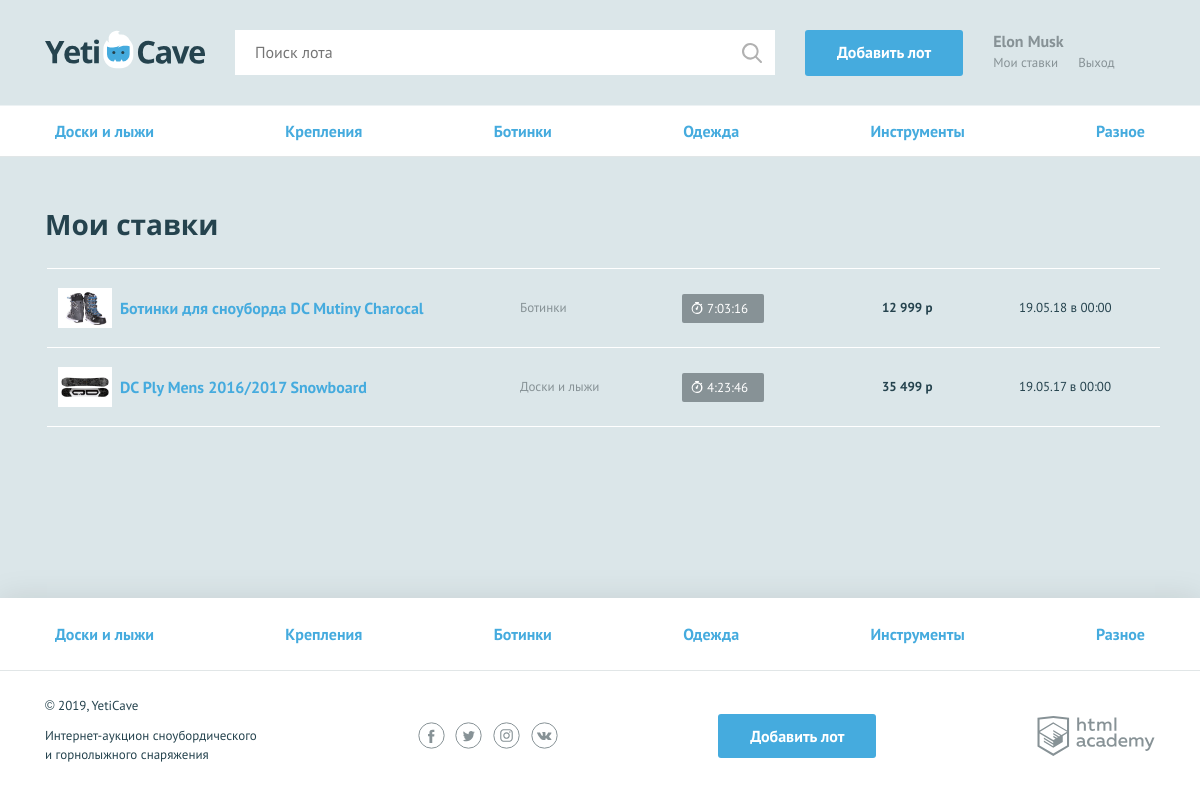
Screenshot of /my-bets.php (signed in) with the database file from the repository.
### tables this page shows
CREATE TABLE categories (
  id INT UNSIGNED NOT NULL AUTO_INCREMENT PRIMARY KEY,
  symbol CHAR(64) NOT NULL UNIQUE,
  name CHAR(64) NOT NULL 
);

CREATE TABLE bets (
  id INT UNSIGNED NOT NULL AUTO_INCREMENT PRIMARY KEY,
  item_id INT UNSIGNED NOT NULL,
  user_id INT UNSIGNED NOT NULL,
  winner_id INT UNSIGNED,
  bet_price INT UNSIGNED NOT NULL,
  ts_betted TIMESTAMP DEFAULT CURRENT_TIMESTAMP
);

CREATE TABLE items (
  id INT UNSIGNED NOT NULL AUTO_INCREMENT PRIMARY KEY,
  user_id INT UNSIGNED NOT NULL,
  category_id CHAR(64) NOT NULL,
  name CHAR(255) NOT NULL,
  description TEXT(1024) NOT NULL,
  img_url CHAR(255) NOT NULL,
  price INT NOT NULL,
  step INT UNSIGNED NOT NULL,
  ts_add TIMESTAMP DEFAULT CURRENT_TIMESTAMP,
  ts_end TIMESTAMP NOT NULL
);

### inc/functions.php (called while the page is built, shortened)
<?php
function include_template($name, array $data = [])
{
    $name = 'templates/' . $name;
    extract($data);
    include $name;
    $result = ob_get_clean();
    return $result;
}
function makePriceFormat($price)
{
    $priceFormat = ceil($price);
    if ($priceFormat >= 1000) {
        $priceFormat = number_format($price, $decimals = 0, ".", " ");
    }
    return $priceFormat;
}
function makeTimer($date)
{
    $TS_diff = strtotime($date) - time();
    $timer = '00:00';
    $timer_style = '';
    $days = floor($TS_diff / 86400);
    $hours = floor(($TS_diff % 86400) / 3600);
    $minutes = floor(($TS_diff % 3600) / 60);
    if ($hours < 10) {
        $hours = '0' . $hours;
    }
    if ($TS_diff > 86400 * 99) {
        $timer =  '99:00:00';
    }
    elseif ($TS_diff > 86400) {
        $timer =  $days . ':' . $hours . ':' . $minutes;
    }
    elseif ($TS_diff > 0) {
        $timer =  $hours . ':' . $minutes;
    }
    return ['DDHHMM' => $timer, 'style' => $timer_style];
}
function showBetTime($date)
{
    $TS_diff = time()- strtotime($date);
    $hour = floor($TS_diff / 3600);
    $minute = floor(($TS_diff % 3600) / 60);
    if ($hour > 24) {
        $bet_time = date('y.m.d \в H:i', strtotime($date));
    }
    elseif ($hour >= 1) {
        $bet_time = $hour . ' ' . getEndingWord($hour, 'час') . ' назад';
    }
    elseif ($TS_diff < 120) {
        $bet_time = 'минуту назад';
    }
    else {
        $bet_time = $minute . ' ' . getEndingWord($minute, 'минута') . ' назад';
    }
    return $bet_time;
}

### inc/queries.php (called while the page is built, shortened)
<?php
function getCategories($conn)
{
    $sql = 'SELECT * FROM categories';
    $result = mysqli_query($conn, $sql);
    return mysqli_fetch_all($result, MYSQLI_ASSOC);
}
function getBetsByUserID($conn, $user_id)
{
    $sql = "SELECT bets.*, items.name AS item_name, items.img_url, ts_end, categories.name AS category, users.contacts FROM bets
        JOIN items ON bets.item_id = items.id
        JOIN categories ON items.category_id = categories.id
        JOIN users ON items.user_id = users.id
        WHERE bets.user_id = '$user_id'
        ORDER BY ts_betted DESC
    ";
    $result = mysqli_query($conn, $sql);
    $bets = [];
    if (mysqli_num_rows($result)) {
        $bets = mysqli_fetch_all($result, MYSQLI_ASSOC);
    }
    return $bets;
}

### inc/general.php (called while the page is built, shortened)
<?php
$conn = getConn();
$categories = getCategories($conn);

### templates/my-bets.php (the view, shortened to what this page needs)
<nav class="nav">
  <ul class="nav__list container">
    <?php foreach ($categories as $category) : ?>
      <li class="nav__item">
        <a href="/all-lots.php?category_id=<?= $category['id']; ?>"><?= htmlspecialchars($category['name']); ?></a>
      </li>
    <?php endforeach; ?>
  </ul>
</nav>
<section class="rates container">
  <h2>Мои ставки</h2>
  <table class="rates__list">
    <?php foreach ($bets as $bet) :
        $timer = makeTimer(htmlspecialchars($bet['ts_end']));
        $timer_style = $timer['style'];
        $timer = $timer['DDHHMM'];
        $class_bet = '';
        ?>
    <tr class="rates__item <?= $class_bet; ?>">
      <td class="rates__info">
        <div class="rates__img">
          <img src="<?= $bet['img_url']; ?>" width="54" height="40" alt="<?= $bet['item_name']; ?>">
        </div>
        <div>
        <h3 class="rates__title"><a href="/lot.php?item_id=<?= $bet['item_id']; ?>"><?= $bet['item_name']; ?></a></h3>
        </div>
      </td>
      <td class="rates__category">
        <?= $bet['category']; ?>
      </td>
      <td class="rates__timer">
        <div class="timer <?= $timer_style; ?>"><?= $timer; ?></div>
      </td>
      <td class="rates__price">
        <?= makePriceFormat(htmlspecialchars($bet['bet_price'])); ?> р
      </td>
      <td class="rates__time">
        <?= showBetTime($bet['ts_betted']); ?>
      </td>
    </tr>
    <?php endforeach; ?>
  </table>
</section>

### templates/layout.php (shortened to what this page needs)
<!DOCTYPE html>
<html lang="ru">
<head>
    <link href="../css/normalize.min.css" rel="stylesheet">
    <link href="../css/style.css" rel="stylesheet">
    <link href="../css/flatpickr.min.css" rel="stylesheet">
</head>
<body>
<div class="page-wrapper">
<header class="main-header">
    <div class="main-header__container container">
        <a class="main-header__logo" href="/">
            <img src="../img/logo.svg" width="160" height="39" alt="Логотип компании YetiCave">
        </a>
        <form class="main-header__search" method="get" action="/search.php" autocomplete="off">
            <input type="search" name="search" placeholder="Поиск лота">
            <input class="main-header__search-btn" type="submit" name="find" value="Найти">
        </form>
        <a class="main-header__add-lot button" href="/add.php">Добавить лот</a>
        <nav class="user-menu">
            <?php if (isset($_SESSION['user'])) : ?>
            <div class="user-menu__logged">
                <p><?= htmlspecialchars($_SESSION['user']['name']); ?></p>
                <a class="user-menu__bets" href="/my-bets.php">Мои ставки</a>
                <a class="user-menu__logout" href="/logout.php">Выход</a>
            </div>
            <?php endif; ?>
        </nav>
    </div>
</header>
<main class="<?= $page_style_main ?? ''; ?>">
    <?= $content; ?>
</main>
</div>
<footer class="main-footer">
    <nav class="nav">
        <ul class="nav__list container">
        <?php foreach ($categories as $category) : ?>
          <li class="nav__item">
            <a href="/all-lots.php?category_id=<?= $category['id']; ?>"><?= htmlspecialchars($category['name']); ?></a>
          </li>
        <?php endforeach; ?>
        </ul>
    </nav>
    <div class="main-footer__bottom container">
        <div class="main-footer__copyright">
            <p>© 2019, YetiCave</p>
            <p>Интернет-аукцион сноубордического и горнолыжного снаряжения</p>
        </div>
        <div class="main-footer__social social">
            <a class="social__link social__link--facebook" href="#">
            </a>
            <a class="social__link social__link--twitter" href="#">
            </a>
            <a class="social__link social__link--instagram" href="#">
            </a>
            <a class="social__link social__link--vkontakte" href="#">
            </a>
        </div>
        <a class="main-footer__add-lot button" href="/add.php">Добавить лот</a>
        <div class="main-footer__developed-by">
            <a class="logo-academy" href="https://htmlacademy.ru/intensive/php">
            </a>
        </div>
    </div>
</footer>
</body>
</html>

### rows the page displays
categories: name "Доски и лыжи"
categories: name "Крепления"
categories: name "Ботинки"
categories: name "Одежда"
categories: name "Инструменты"
categories: name "Разное"
bets: item.img_url (picture), item.name "Ботинки для сноуборда DC Mutiny Charocal", categories.name "Ботинки", item.ts_end "7:03:16", bet_price "12 999", ts_betted "19.05.18 в 00:00"
bets: item.img_url (picture), item.name "DC Ply Mens 2016/2017 Snowboard", categories.name "Доски и лыжи", item.ts_end "4:23:46", bet_price "35 499", ts_betted "19.05.17 в 00:00"

### other values shown
$_SESSION['user']['name'] "Elon Musk"
